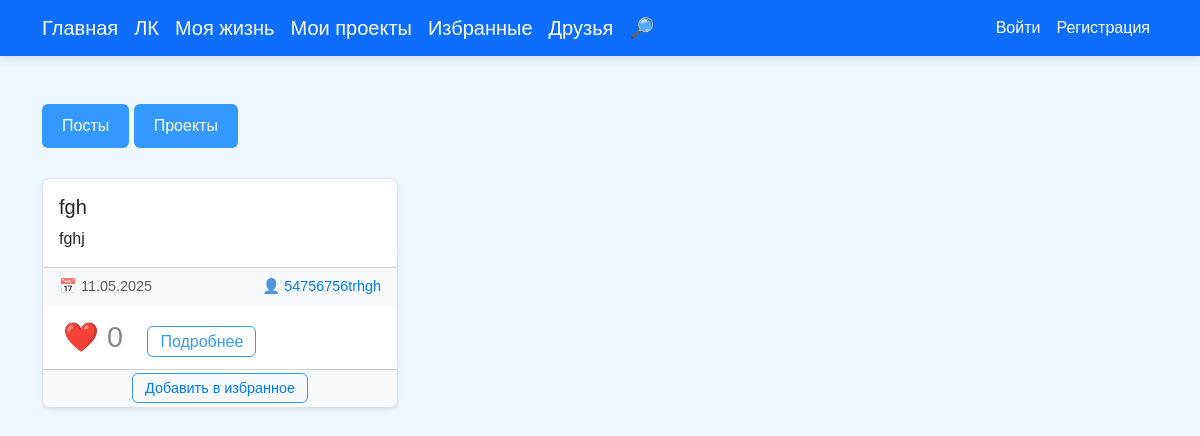
The page /home on the database its author committed.
### data/users.py (models this page shows, shortened)
class User(SqlAlchemyBase, UserMixin):
    __tablename__ = 'users'
    id = sqlalchemy.Column(sqlalchemy.Integer,
                           primary_key=True, autoincrement=True)
    name = sqlalchemy.Column(sqlalchemy.String, nullable=True)
    surname = sqlalchemy.Column(sqlalchemy.String, nullable=True)
    email = sqlalchemy.Column(sqlalchemy.String,
                              index=True, unique=True, nullable=True)
    hashed_password = sqlalchemy.Column(sqlalchemy.String, nullable=True)
    age = sqlalchemy.Column(sqlalchemy.Integer, default=0)
    specialization = sqlalchemy.Column(sqlalchemy.String(100), default='')
    bio = sqlalchemy.Column(sqlalchemy.Text, default='')
    city = sqlalchemy.Column(sqlalchemy.String(100), default='')
    number = sqlalchemy.Column(sqlalchemy.String(20), default='')
    code_word = sqlalchemy.Column(sqlalchemy.String(100), default='')
    avatar = sqlalchemy.Column(sqlalchemy.String(100), default='1.jpg')
    created_date = sqlalchemy.Column(sqlalchemy.DateTime, default=datetime.datetime.now)
    posts = relationship('Post', backref='author', lazy=True)
    projects = relationship('Project', backref='author', lazy=True)
    likes = relationship('Like', backref='user', lazy=True)
    reviews = relationship('Review', backref='author', lazy=True)

class Post(SqlAlchemyBase):
    __tablename__ = 'post'
    id = sqlalchemy.Column(sqlalchemy.Integer,
                           primary_key=True, autoincrement=True)
    title = sqlalchemy.Column(sqlalchemy.String, nullable=True)
    description = sqlalchemy.Column(sqlalchemy.Text, nullable=True)
    image = sqlalchemy.Column(sqlalchemy.String(100))
    date_created = sqlalchemy.Column(sqlalchemy.DateTime, default=datetime.datetime.now)
    user_id = sqlalchemy.Column(sqlalchemy.Integer, sqlalchemy.ForeignKey('users.id'))
    likes = relationship('Like', backref='post', lazy=True)
    favorites = relationship('Favorite', backref='post', lazy=True)

### main.py (the view)
@app.route('/home', methods=['GET', 'POST'])
def home():
    db_sess = db_session.create_session()
    posts = db_sess.query(Post).options(
        db.joinedload(Post.author),
        db.joinedload(Post.likes)
    ).order_by(Post.date_created.desc()).all()
    posts_data = []
    for post in posts:
        post_data = {
            'id': post.id,
            'title': post.title,
            'description': post.description,
            'image': post.image,
            'date_created': post.date_created,
            'name': post.author.name if post.author else 'Неизвестный автор',
            'user_id': post.author.id if post.author else None,
            'likes': [like.user_id for like in post.likes],
            'is_liked': False
        }
        if current_user.is_authenticated:
            post_data['is_liked'] = current_user.id in post_data['likes']
        posts_data.append(post_data)
    return render_template('home.html',
                           posts=posts_data,
                           current_user=current_user,
                           title='Домашняя страница')

### data/db_session.py (called while the page is built)
def create_session() -> Session:
    global __factory
    return __factory()

### templates/home.html (shortened to what this page needs)
<!DOCTYPE html>
<html lang="ru">
<head>
    <link href="https://cdn.jsdelivr.net/npm/bootstrap@5.3.2/dist/css/bootstrap.min.css" rel="stylesheet">
    <link rel="stylesheet" href="{{ url_for('static', filename='css/style_home.css') }}">
</head>
<body>
<nav class="navbar navbar-expand-lg navbar-dark bg-primary">
    <div class="container">
      <a class="navbar-brand" href="{{ url_for('home') }}">Главная</a>
      <a class="navbar-brand" href="{{ url_for('profile_view') }}">ЛК</a>
      <a class="navbar-brand" href="{{ url_for('posts') }}">Моя жизнь</a>
      <a class="navbar-brand" href="{{ url_for('projects') }}">Мои проекты</a>
      <a class="navbar-brand" href="{{ url_for('favorite') }}">Избранные</a>
      <a class="navbar-brand" href="{{ url_for('friends') }}">Друзья</a>
      <a class="navbar-brand" href="{{ url_for('find') }}">🔎</a>
      <div class="navbar-nav ms-auto">
        {% if current_user.is_authenticated %}
          <a class="nav-link" href="{{ url_for('logout') }}">Выйти</a>
        {% else %}
          <a class="nav-link" href="{{ url_for('login') }}">Войти</a>
          <a class="nav-link" href="{{ url_for('register') }}">Регистрация</a>
        {% endif %}
      </div>
    </div>
</nav>
<div class="container mt-4">
    <main class="py-4">
        <a href="{{ url_for('home') }}" class="add-post-button">Посты</a>
        <a href="{{ url_for('home_project') }}" class="add-post-button"> Проекты </a>
        {% if posts %}
        <div class="row">
            {% for post in posts %}
            <div class="col-md-6 col-lg-4 mb-4">
                <div class="card h-100 shadow-sm post-card">
                    <div class="card-body d-flex flex-column">
                        <h5 class="card-title">{{ post.title }}</h5>
                        <p class="card-text">{{ post.description[:100] }}</p>
                    </div>
                    <div class="card-footer d-flex justify-content-between align-items-center small text-muted">
                        <span>📅 {{ post.date_created.strftime('%d.%m.%Y') }}</span>
                        <span>👤 <a href="{{ url_for('profile_author_post', user_id=post.user_id) }}"
                                   class="text-decoration-none">{{ post.name }}</a></span>
                    </div>
                    <form action="{{ url_for('toggle_like', post_id=post.id) }}" method="POST" class="like-form">
                        <button type="submit" class="like-btn {% if post.is_liked %}liked{% endif %}">
                            ❤️ <span class="likes-count">{{ post.likes|length }}</span>
                        </button>
                        <a href="{{ url_for('post_detail', post_id=post.id) }}" class="details-btn">Подробнее</a>
                    </form>
                    <div class="card-footer">
                        <a href="{{ url_for('add_favorite', post_id=post.id) }}" class="details-btn-review">Добавить в избранное</a>
                    </div>
                </div>
            </div>
            {% endfor %}
        </div>
        {% else %}
        <div class="text-center text-muted mt-5">
            <h4>Пока нет ни одного поста 😢</h4>
        </div>
        {% endif %}
    </main>
</div>
</body>
</html>

### static/css/style_home.css (style rules this page uses)
body { background-color: #f0f8ff; font-family: 'Arial', sans-serif; color: #333; }
.navbar { background-color: #007bff; box-shadow: 0 4px 8px rgba(0, 0, 0, 0.1); }
.navbar-nav .nav-link { color: white !important; }
.post-card { transition: transform 0.3s ease, box-shadow 0.3s ease; background-color: #ffffff; border: 1px solid #e0e0e0; border-radius: 0.5rem; overflow: hidden; }
.like-btn { background: none; border: none; cursor: pointer; font-size: 1.5rem; transition: all 0.3s ease; padding: 10px 20px; color: #888; margin-top: auto; }
.card-footer { background-color: #f8f9fa; font-size: 0.9rem; text-align: center; }
.card-footer a { color: #007bff; }
.row { animation: fadeIn 1s ease-in-out; }
.like-btn { font-size: 1.8rem; }
.add-post-button { display: inline-block; background-color: #3399ff; color: white; padding: 10px 20px; margin-bottom: 30px; border-radius: 6px; text-decoration: none; transition: background-color 0.3s; }
.details-btn-review { text-decoration: none; color: #3399ff; border: 1px solid #3399ff; padding: 6px 12px; border-radius: 6px; transition: all 0.3s ease; }
.details-btn { text-decoration: none; color: #3399ff; border: 1px solid #3399ff; padding: 6px 12px; border-radius: 6px; transition: all 0.3s ease; }

### rows shown on the page
User: title "fgh", description "fghj", date_created "11.05.2025", name "54756756trhgh", likes|length "0"
